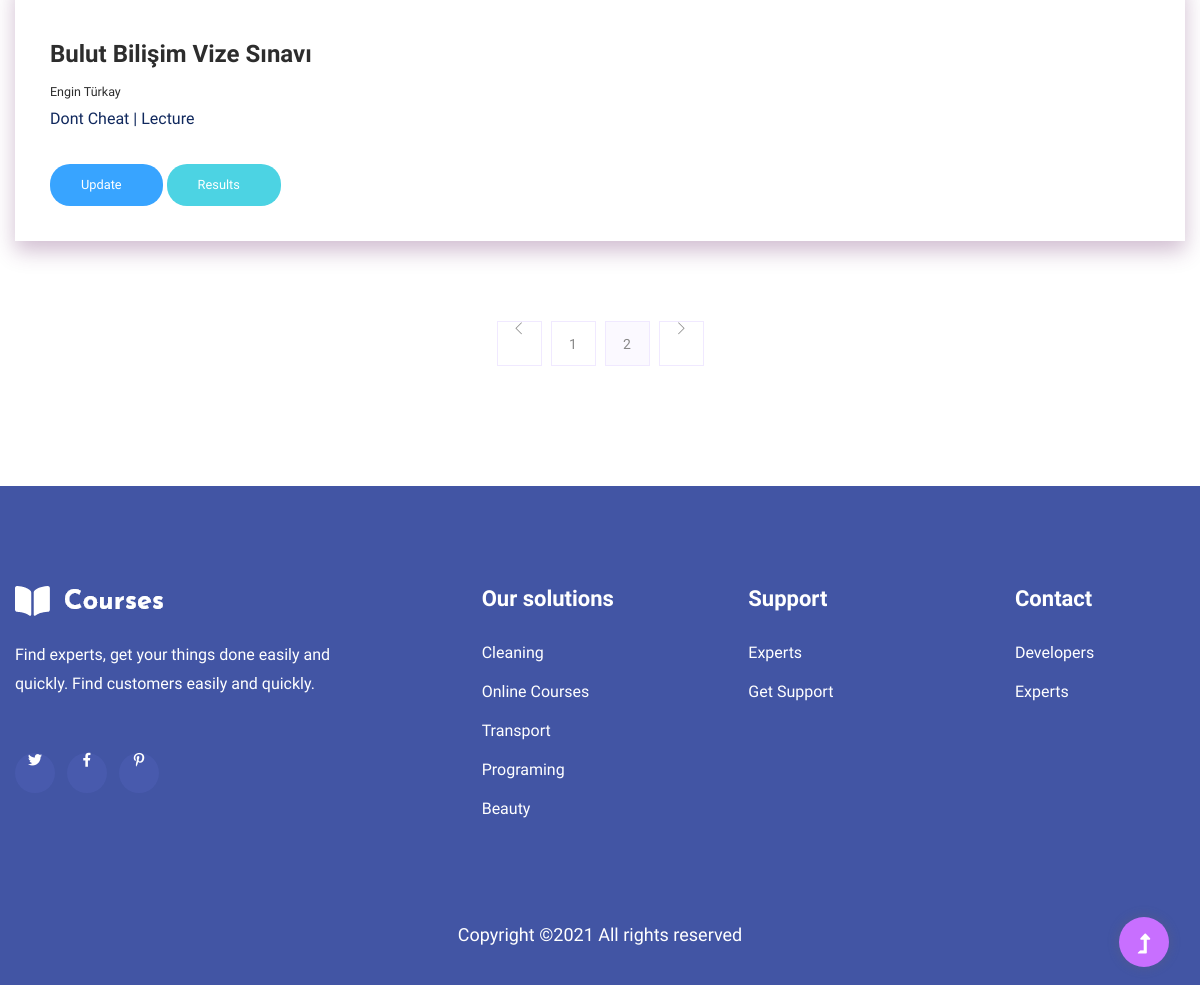
The app's page /main/instructor/ (signed in, lower part), older data.
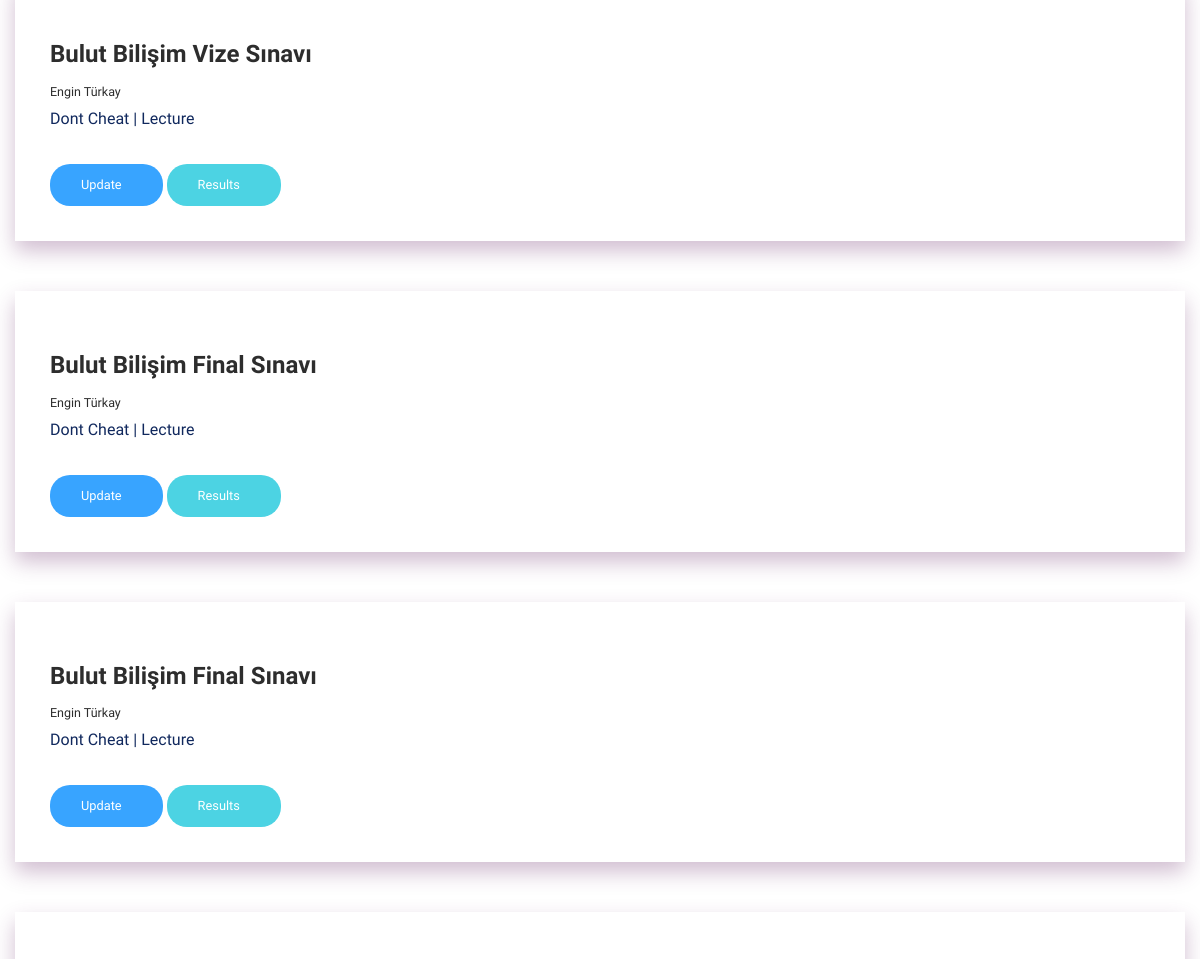
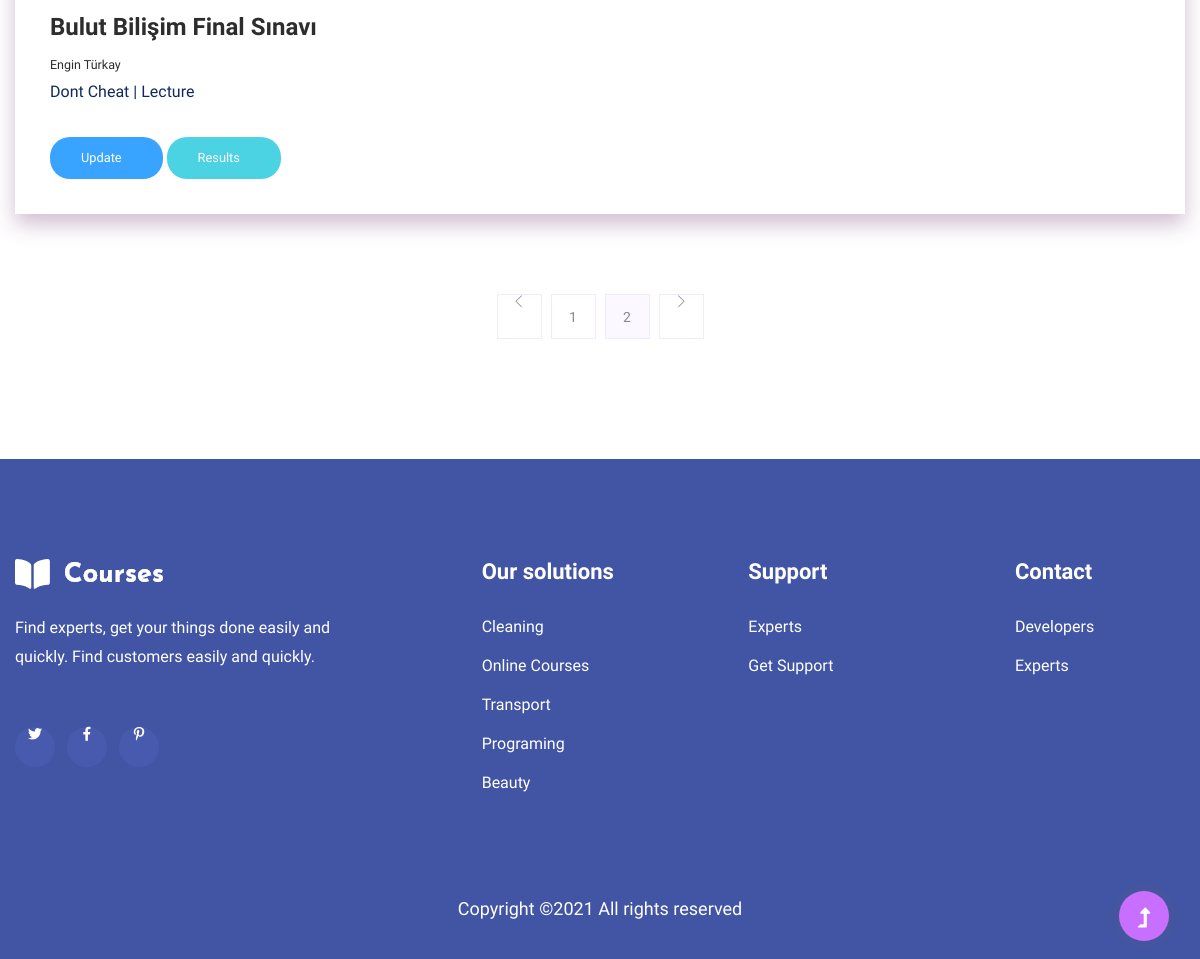
The same page, newer data (2 pictures, top to bottom).
### exam/models.py (models this page shows, shortened)
class Exam(models.Model):
    id = CharField(max_length=20, primary_key=True, db_column='id')
    name = CharField(max_length=100, db_column='EXNAME')
    organizer = ForeignKey(User,
                           default=None,
                           db_column='ORGANIZER',
                           on_delete=models.CASCADE)
    start_time = DateTimeField(db_column='START')
    end_time = DateTimeField(db_column='END')
    class Meta:
        db_table = "EXAM"

### user/views.py (the view)
def instructor_main(request):
    mail = request.session['user']
    exams = ExamController.show_created_exams(mail)
    return render(request, 'instructor.html', {'exams': exams})

### exam/controllers.py (called while the page is built)
    @staticmethod
    def show_created_exams(email):
        examlist = []
        try:
            user = User.objects.filter(mail=email, is_organizer=True).get()
            exams = Exam.objects.filter(
                organizer=user.id).prefetch_related('organizer')
            for exam in exams:
                examlist.append(
                    CreatedQuiz(exam.id, exam.organizer.name,
                                exam.organizer.surname, exam.name,
                                exam.start_time, exam.end_time))
        except Exception:
            print("Uygun User bulunamadı")
        return examlist

### templates/instructor.html (shortened to what this page needs)
{% extends 'base.html' %}
{% load static %}
{% block body %}
    <main>
        <section class="blog_area section-padding">
            <div class="container">
                <div class="row">
                    <div class="col-lg-12 mb-12 mb-lg-12">
                        <div class="blog_left_sidebar">
                            {% for exam in exams %}
                            <article class="blog_item">
                                <div class="blog_details">
                                    <a class="d-inline-block" href="#">
                                        <h2 class="blog-head" style="color: #2d2d2d;">{{ exam.name }}</h2>
                                    </a>
                                        <h5 class="blog-head" style="color: #2d2d2d;">{{ exam.org_name }}</h5>
                                    <p>Dont Cheat | Lecture</p>
                                    <div class="d-inline-block">
                                        <a href="#" class="genric-btn info circle arrow">Update</a>
                                        <a href="#" class="genric-btn success circle arrow">Results</a>
                                    </div>
                                    </div>
                            </article>
                            {% endfor%}
                            <nav class="blog-pagination justify-content-center d-flex">
                                <ul class="pagination">
                                    <li class="page-item">
                                        <a href="#" class="page-link" aria-label="Previous">
                                            <i class="ti-angle-left"></i>
                                        </a>
                                    </li>
                                    <li class="page-item">
                                        <a href="#" class="page-link">1</a>
                                    </li>
                                    <li class="page-item active">
                                        <a href="#" class="page-link">2</a>
                                    </li>
                                    <li class="page-item">
                                        <a href="#" class="page-link" aria-label="Next">
                                            <i class="ti-angle-right"></i>
                                        </a>
                                    </li>
                                </ul>
                            </nav>
                        </div>
                    </div>
                </div>
            </div>
        </section>
    </main>
{% endblock%}

### templates/base.html (shortened to what this page needs)
{% load static %}
<html class="no-js" lang="zxx">
<head>
    <link rel="stylesheet" href="{% static 'css/solvee.css' %}">
    <link rel="stylesheet" href="{% static 'css/bootstrap.min.css' %}">
    <link rel="stylesheet" href="{% static 'css/owl.carousel.min.css' %}">
    <link rel="stylesheet" href="{% static 'css/slicknav.css' %}">
    <link rel="stylesheet" href="{% static 'css/flaticon.css' %}">
    <link rel="stylesheet" href="{% static 'css/progressbar_barfiller.css' %}">
    <link rel="stylesheet" href="{% static 'css/gijgo.css' %}">
    <link rel="stylesheet" href="{% static 'css/animate.min.css' %}">
    <link rel="stylesheet" href="{% static 'css/animated-headline.css' %}">
    <link rel="stylesheet" href="{% static 'css/magnific-popup.css' %}">
    <link rel="stylesheet" href="{% static 'css/fontawesome-all.min.css' %}">
    <link rel="stylesheet" href="{% static 'css/themify-icons.css' %}">
    <link rel="stylesheet" href="{% static 'css/slick.css' %}">
    <link rel="stylesheet" href="{% static 'css/nice-select.css' %}">
    <link rel="stylesheet" href="{% static 'css/style.css' %}">
</head>
<body>
        {% block body %}
         {% endblock %}
    <footer>
     <div class="footer-wrappper footer-bg">
        <div class="footer-area footer-padding">
            <div class="container">
                <div class="row justify-content-between">
                    <div class="col-xl-4 col-lg-5 col-md-4 col-sm-6">
                        <div class="single-footer-caption mb-50">
                            <div class="single-footer-caption mb-30">
                                <div class="footer-logo mb-25">
                                    <a href="index.html"><img src="{% static 'img/logo/logo2_footer.png' %}" alt=""></a>
                                </div>
                                <div class="footer-tittle">
                                    <div class="footer-pera">
                                        <p>Find experts, get your things done easily and quickly.
                                          Find customers easily and quickly.</p>
                                    </div>
                                </div>
                                <div class="footer-social">
                                    <a href="#"><i class="fab fa-twitter"></i></a>
                                    <a href="https://bit.ly/sai4ull"><i class="fab fa-facebook-f"></i></a>
                                    <a href="#"><i class="fab fa-pinterest-p"></i></a>
                                </div>
                            </div>
                        </div>
                    </div>
                    <div class="col-xl-2 col-lg-3 col-md-4 col-sm-5">
                        <div class="single-footer-caption mb-50">
                            <div class="footer-tittle">
                                <h4>Our solutions</h4>
                                <ul>
                                    <li><a href="#">Cleaning</a></li>
                                    <li><a href="#">Online Courses</a></li>
                                    <li><a href="#">Transport</a></li>
                                    <li><a href="#">Programing</a></li>
                                    <li><a href="#">Beauty</a></li>
                                </ul>
                            </div>
                        </div>
                    </div>
                    <div class="col-xl-2 col-lg-4 col-md-4 col-sm-6">
                        <div class="single-footer-caption mb-50">
                            <div class="footer-tittle">
                                <h4>Support</h4>
                                <ul>
                                    <li><a href="#">Experts</a></li>
                                    <li><a href="#">Get Support</a></li>
                                </ul>
                            </div>
                        </div>
                    </div>
                    <div class="col-xl-2 col-lg-3 col-md-4 col-sm-6">
                        <div class="single-footer-caption mb-50">
                            <div class="footer-tittle">
                                <h4>Contact</h4>
                                <ul>
                                    <li><a href="#">Developers</a></li>
                                    <li><a href="#">Experts</a></li>
                                </ul>
                            </div>
                        </div>
                    </div>
                </div>
            </div>
        </div>
        <div class="footer-bottom-area">
            <div class="container">
                <div class="footer-border">
                    <div class="row d-flex align-items-center">
                        <div class="col-xl-12 ">
                            <div class="footer-copy-right text-center">
                                <p>
                                  Copyright &copy;<script>document.write(new Date().getFullYear());</script> All rights reserved</a>
                                  </p>
                              </div>
                          </div>
                      </div>
                  </div>
              </div>
          </div>
      </div>
  </footer>
  <div id="back-top" >
    <a title="Go to Top" href="#"> <i class="fas fa-level-up-alt"></i></a>
</div>
</body>
</html>

### templates/assets/css/solvee.css (style rules this page uses)
body { background-color: #616161 }

Row changes from the older to the newer data that the page shows:
added Exam: name "Bulut Bilişim Final Sınavı"
added Exam: name "Bulut Bilişim Final Sınavı"
added Exam: name "Bulut Bilişim Final Sınavı"
Text that changed along with them:
new list line: "Engin Türkay Dont Cheat | Lecture Update Results"
